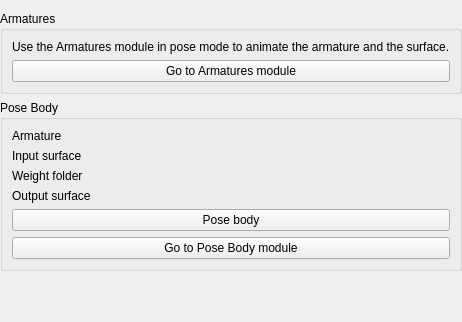
     <widget class="QWidget" name="PosePage">
      <property name="toolTip">
       <string>Pose armature and surface</string>
      </property>
      <layout class="QVBoxLayout" name="verticalLayout">
       <property name="leftMargin">
        <number>0</number>
       </property>
       <property name="rightMargin">
        <number>0</number>
       </property>
       <item>
        <widget class="ctkCollapsibleGroupBox" name="PoseArmaturesCollapsibleGroupBox">
         <property name="sizePolicy">
          <sizepolicy hsizetype="Preferred" vsizetype="Minimum">
           <horstretch>0</horstretch>
           <verstretch>0</verstretch>
          </sizepolicy>
         </property>
         <property name="minimumSize">
          <size>
           <width>0</width>
           <height>50</height>
          </size>
         </property>
         <property name="title">
          <string>Armatures</string>
         </property>
         <property name="collapsed">
          <bool>false</bool>
         </property>
         <layout class="QFormLayout" name="formLayout_11">
          <property name="fieldGrowthPolicy">
           <enum>QFormLayout::AllNonFixedFieldsGrow</enum>
          </property>
          <item row="0" column="0" colspan="2">
           <widget class="QLabel" name="PoseArmaturesLabel">
            <property name="text">
             <string>Use the Armatures module in pose mode to animate the armature and the surface.</string>
            </property>
           </widget>
          </item>
          <item row="1" column="0" colspan="2">
           <widget class="QPushButton" name="PoseArmaturesGoToPushButton">
            <property name="sizePolicy">
             <sizepolicy hsizetype="Minimum" vsizetype="Fixed">
              <horstretch>0</horstretch>
              <verstretch>0</verstretch>
             </sizepolicy>
            </property>
            <property name="text">
             <string>Go to Armatures module</string>
            </property>
           </widget>
          </item>
         </layout>
        </widget>
       </item>
       <item>
        <widget class="ctkCollapsibleGroupBox" name="PoseBodyCollapsibleGroupBox">
         <property name="sizePolicy">
          <sizepolicy hsizetype="Preferred" vsizetype="Minimum">
           <horstretch>0</horstretch>
           <verstretch>0</verstretch>
          </sizepolicy>
         </property>
         <property name="title">
          <string>Pose Body</string>
         </property>
         <property name="collapsed">
          <bool>false</bool>
         </property>
         <layout class="QFormLayout" name="formLayout_12">
          <property name="fieldGrowthPolicy">
           <enum>QFormLayout::AllNonFixedFieldsGrow</enum>
          </property>
          <item row="0" column="0">
           <widget class="QLabel" name="PoseBodyArmaturesLabel">
            <property name="text">
             <string>Armature</string>
            </property>
           </widget>
          </item>
          <item row="0" column="1">
           <widget class="qMRMLNodeComboBox" name="PoseBodyArmatureInputNodeComboBox">
            <property name="nodeTypes">
             <stringlist>
              <string>vtkMRMLModelNode</string>
             </stringlist>
            </property>
            <property name="showHidden">
             <bool>false</bool>
            </property>
            <property name="baseName">
             <string/>
            </property>
            <property name="addEnabled">
             <bool>false</bool>
            </property>
           </widget>
          </item>
          <item row="1" column="0">
           <widget class="QLabel" name="PoseBodySurfaceInputLabel">
            <property name="text">
             <string>Input surface</string>
            </property>
           </widget>
          </item>
          <item row="1" column="1">
           <widget class="qMRMLNodeComboBox" name="PoseBodySurfaceInputComboBox">
            <property name="nodeTypes">
             <stringlist>
              <string>vtkMRMLModelNode</string>
             </stringlist>
            </property>
            <property name="baseName">
             <string/>
            </property>
            <property name="noneEnabled">
             <bool>false</bool>
            </property>
            <property name="addEnabled">
             <bool>false</bool>
            </property>
            <property name="removeEnabled">
             <bool>true</bool>
            </property>
           </widget>
          </item>
          <item row="2" column="0">
           <widget class="QLabel" name="PoseBodyWeightInputFolderLabel">
            <property name="text">
             <string>Weight folder</string>
            </property>
           </widget>
          </item>
          <item row="2" column="1">
           <widget class="ctkDirectoryButton" name="PoseBodyWeightInputDirectoryButton"/>
          </item>
          <item row="3" column="0">
           <widget class="QLabel" name="PoseBodySurfaceOutputLabel">
            <property name="text">
             <string>Output surface</string>
            </property>
           </widget>
          </item>
          <item row="3" column="1">
           <widget class="qMRMLNodeComboBox" name="PoseBodySurfaceOutputNodeComboBox">
            <property name="nodeTypes">
             <stringlist>
              <string>vtkMRMLModelNode</string>
             </stringlist>
            </property>
            <property name="showHidden">
             <bool>false</bool>
            </property>
            <property name="baseName">
             <string/>
            </property>
            <property name="addEnabled">
             <bool>true</bool>
            </property>
           </widget>
          </item>
          <item row="4" column="0" colspan="2">
           <widget class="QPushButton" name="PoseBodyApplyPushButton">
            <property name="text">
             <string>Pose body</string>
            </property>
           </widget>
          </item>
          <item row="5" column="0" colspan="2">
           <widget class="QPushButton" name="PoseBodyGoToPushButton">
            <property name="text">
             <string>Go to Pose Body module</string>
            </property>
           </widget>
          </item>
         </layout>
        </widget>
       </item>
       <item>
        <spacer name="verticalSpacer_4">
         <property name="orientation">
          <enum>Qt::Vertical</enum>
         </property>
         <property name="sizeHint" stdset="0">
          <size>
           <width>20</width>
           <height>40</height>
          </size>
         </property>
        </spacer>
       </item>
      </layout>
     </widget>
